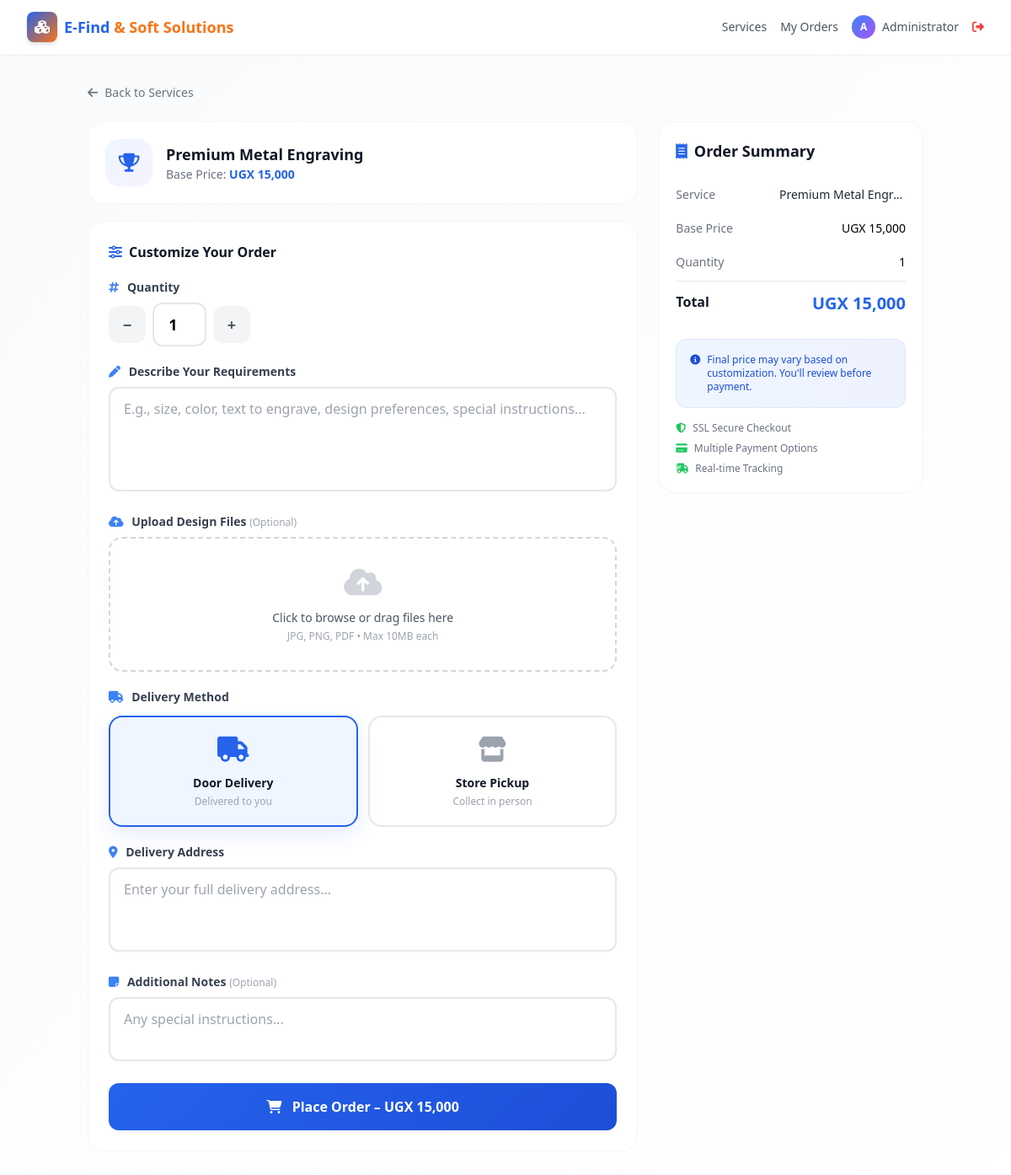
The page /order.php?service=metal-engraving (signed in) on the database its author committed.
### tables this page shows
CREATE TABLE `users` (
  `id` int(11) NOT NULL,
  `name` varchar(255) NOT NULL,
  `email` varchar(255) NOT NULL,
  `password` varchar(255) NOT NULL,
  `phone` varchar(20) DEFAULT NULL,
  `role` enum('customer','admin','delivery') DEFAULT 'customer',
  `avatar` varchar(500) DEFAULT 'default-avatar.png',
  `address` text DEFAULT NULL,
  `city` varchar(100) DEFAULT NULL,
  `is_active` tinyint(1) DEFAULT 1,
  `email_verified_at` timestamp NULL DEFAULT NULL,
  `remember_token` varchar(100) DEFAULT NULL,
  `created_at` timestamp NOT NULL DEFAULT current_timestamp(),
  `updated_at` timestamp NOT NULL DEFAULT current_timestamp() ON UPDATE current_timestamp()
);

CREATE TABLE `services` (
  `id` int(11) NOT NULL,
  `name` varchar(255) NOT NULL,
  `slug` varchar(255) NOT NULL,
  `description` text NOT NULL,
  `long_description` longtext DEFAULT NULL,
  `icon` varchar(10) DEFAULT NULL,
  `image_path` varchar(500) DEFAULT NULL,
  `image` varchar(500) DEFAULT NULL,
  `category` varchar(100) DEFAULT NULL,
  `base_price` decimal(10,2) NOT NULL,
  `features` longtext DEFAULT NULL CHECK (json_valid(`features`)),
  `is_active` tinyint(1) DEFAULT 1,
  `is_featured` tinyint(1) DEFAULT 0,
  `created_at` timestamp NOT NULL DEFAULT current_timestamp(),
  `updated_at` timestamp NOT NULL DEFAULT current_timestamp() ON UPDATE current_timestamp()
);

### includes/Auth.php (called while the page is built, shortened)
<?php
require_once __DIR__ . '/../config/database.php';
require_once 'Session.php';
class Auth {
    private $db;
    public function __construct() {
        $database = new Database();
        $this->db = $database->getConnection();
    }
    public function getCurrentUser() {
        if (Session::isLoggedIn()) {
            $stmt = $this->db->prepare("SELECT * FROM users WHERE id = ?");
            $stmt->execute([Session::get('user_id')]);
            return $stmt->fetch(PDO::FETCH_ASSOC);
        }
        return null;
    }
}
?>

### config/database.php (called while the page is built, shortened)
<?php
class Database {
    private $host;
    private $db_name;
    private $username;
    private $password;
    private $port;
    public function __construct() {
        $this->host = getenv('MYSQLHOST') ?: getenv('DB_HOST') ?: "localhost";
        $this->db_name = getenv('MYSQLDATABASE') ?: getenv('DB_NAME') ?: "e_find_db";
        $this->username = getenv('MYSQLUSER') ?: getenv('DB_USER') ?: "root";
        $this->password = getenv('MYSQLPASSWORD') !== false ? getenv('MYSQLPASSWORD') : (getenv('DB_PASS') !== false ? getenv('DB_PASS') : "");
        $this->port = getenv('MYSQLPORT') ?: getenv('DB_PORT') ?: "3306";
    }
    public function getConnection() {
        $this->conn = null;
        try {
            $this->conn = new PDO(
                "mysql:host=" . $this->host . ";port=" . $this->port . ";dbname=" . $this->db_name . ";charset=utf8mb4",
                $this->username,
                $this->password,
                array(
                    PDO::ATTR_ERRMODE => PDO::ERRMODE_EXCEPTION,
                    PDO::ATTR_DEFAULT_FETCH_MODE => PDO::FETCH_ASSOC
                )
            );
        } catch(PDOException $exception) {
            die("Database Connection Failed: " . $exception->getMessage());
        }
        return $this->conn;
    }
}
?>

### includes/Session.php (called while the page is built, shortened)
<?php
class Session {
    public static function get($key, $default = null) {
        return isset($_SESSION[$key]) ? $_SESSION[$key] : $default;
    }
    public static function has($key) {
        return isset($_SESSION[$key]);
    }
    public static function isLoggedIn() {
        return self::has('user_id');
    }
}
?>

### includes/Service.php (called while the page is built, shortened)
<?php
require_once __DIR__ . '/../config/database.php';
class ServiceManager {
    private $db;
    public function __construct() {
        $database = new Database();
        $this->db = $database->getConnection();
    }
    public function getServiceBySlug($slug) {
        $stmt = $this->db->prepare("SELECT * FROM services WHERE slug = ?");
        $stmt->execute([$slug]);
        return $stmt->fetch(PDO::FETCH_ASSOC);
    }
}

### order.php (the view, shortened to what this page needs)
<?php
require_once 'config/database.php';
require_once 'includes/Session.php';
require_once 'includes/Auth.php';
require_once 'includes/Service.php';
$auth = new Auth();
$user = $auth->getCurrentUser();
$serviceManager = new ServiceManager();
$service = null;
if (isset($_GET['service'])) {
    $service = $serviceManager->getServiceBySlug($_GET['service']);
} elseif (isset($_GET['id'])) {
    $service = $serviceManager->getServiceById($_GET['id']);
}
?>
<!DOCTYPE html>
<html lang="en">
<head>
    <script src="https://cdn.tailwindcss.com"></script>
    <link rel="stylesheet" href="https://cdnjs.cloudflare.com/ajax/libs/font-awesome/6.4.0/css/all.min.css">
    <link href="https://unpkg.com/aos@2.3.1/dist/aos.css" rel="stylesheet">
</head>
<body class="font-inter antialiased bg-gradient-to-br from-gray-50 via-blue-50/20 to-white min-h-screen">
    <nav class="bg-white/90 backdrop-blur-xl shadow-sm border-b border-gray-100/50 sticky top-0 z-50">
        <div class="max-w-7xl mx-auto px-4 sm:px-6 lg:px-8">
            <div class="flex items-center justify-between h-16">
                <a href="index.php" class="flex items-center space-x-2 group">
                    <div class="w-9 h-9 bg-gradient-to-br from-blue-600 to-orange-500 rounded-lg flex items-center justify-center text-white shadow-md group-hover:shadow-lg transition-all duration-300 group-hover:scale-105">
                        <i class="fas fa-cubes"></i>
                    </div>
                    <span class="text-lg font-poppins font-bold">
                        <span class="text-blue-600">E-Find</span>
                        <span class="text-orange-500"> & Soft Solutions</span>
                    </span>
                </a>
                <div class="flex items-center space-x-4">
                    <a href="services.php" class="text-sm text-gray-600 hover:text-blue-600 transition-colors">Services</a>
                    <a href="my-orders.php" class="text-sm text-gray-600 hover:text-blue-600 transition-colors">My Orders</a>
                    <div class="flex items-center space-x-2">
                        <div class="w-7 h-7 bg-gradient-to-br from-blue-500 to-purple-500 rounded-full flex items-center justify-center text-white text-xs font-bold"><?php echo strtoupper(substr($user['name'], 0, 1)); ?></div>
                        <span class="text-sm text-gray-600 hidden sm:inline"><?php echo htmlspecialchars($user['name']); ?></span>
                    </div>
                    <a href="logout.php" class="text-sm text-red-500 hover:text-red-700 transition-colors"><i class="fas fa-sign-out-alt"></i></a>
                </div>
            </div>
        </div>
    </nav>
    <div class="max-w-5xl mx-auto px-4 py-8">
        <a href="services.php" class="back-btn inline-flex items-center text-gray-500 mb-6 text-sm font-medium">
            <i class="fas fa-arrow-left mr-2"></i> Back to Services
        </a>
        <div class="grid lg:grid-cols-3 gap-6">
            <div class="lg:col-span-2 space-y-5" data-aos="fade-up">
                <div class="premium-card p-5">
                    <div class="flex items-center space-x-4">
                        <div class="service-icon-card">
                            <i class="fas <?php echo htmlspecialchars($service['icon'] ?? 'fa-cog'); ?>"></i>
                        </div>
                        <div>
                            <h2 class="font-poppins font-bold text-gray-900 text-lg"><?php echo htmlspecialchars($service['name']); ?></h2>
                            <p class="text-sm text-gray-500">Base Price: <span class="font-bold text-blue-600">UGX <?php echo number_format($service['base_price']); ?></span></p>
                        </div>
                    </div>
                </div>
                <div class="premium-card p-5 lg:p-6">
                    <h3 class="font-poppins font-bold text-gray-900 mb-5 flex items-center">
                        <i class="fas fa-sliders-h mr-2 text-blue-600"></i> Customize Your Order
                    </h3>
                    <form id="orderForm" enctype="multipart/form-data" class="space-y-5">
                        <div>
                            <label class="block text-sm font-semibold text-gray-700 mb-2">
                                <i class="fas fa-hashtag mr-1.5 text-blue-500"></i> Quantity
                            </label>
                            <div class="flex items-center space-x-2">
                                <button type="button" onclick="changeQty(-1)" class="qty-btn w-11 h-11 rounded-xl bg-gray-100 flex items-center justify-center font-bold text-gray-600 text-lg">−</button>
                                <input type="number" id="quantity" name="quantity" min="1" value="1" class="w-16 text-center py-2.5 form-input rounded-xl font-bold text-lg" required>
                                <button type="button" onclick="changeQty(1)" class="qty-btn w-11 h-11 rounded-xl bg-gray-100 flex items-center justify-center font-bold text-gray-600 text-lg">+</button>
                            </div>
                        </div>
                        <div>
                            <label class="block text-sm font-semibold text-gray-700 mb-2">
                                <i class="fas fa-pen mr-1.5 text-blue-500"></i> Describe Your Requirements
                            </label>
                            <textarea name="customization[details]" rows="4" class="w-full px-4 py-3 form-input rounded-xl resize-none text-gray-700" placeholder="E.g., size, color, text to engrave, design preferences, special instructions..."></textarea>
                        </div>
                        <div>
                            <label class="block text-sm font-semibold text-gray-700 mb-2">
                                <i class="fas fa-cloud-upload-alt mr-1.5 text-blue-500"></i> Upload Design Files
                                <span class="text-gray-400 font-normal text-xs">(Optional)</span>
                            </label>
                            <div class="upload-zone rounded-2xl p-8 text-center" id="uploadArea" onclick="document.getElementById('fileInput').click()">
                                <i class="fas fa-cloud-upload-alt text-4xl text-gray-300 mb-3 block"></i>
                                <p class="font-medium text-gray-600 text-sm mb-1">Click to browse or drag files here</p>
                                <p class="text-xs text-gray-400">JPG, PNG, PDF • Max 10MB each</p>
                            </div>
                        </div>
                        <div>
                            <label class="block text-sm font-semibold text-gray-700 mb-3">
                                <i class="fas fa-truck mr-1.5 text-blue-500"></i> Delivery Method
                            </label>
                            <div class="grid grid-cols-2 gap-3">
                                <div class="delivery-card selected rounded-2xl p-5 text-center" id="doorCard" onclick="selectDelivery('door_delivery')">
                                    <i class="fas fa-truck text-3xl mb-3 block"></i>
                                    <p class="font-semibold text-sm text-gray-900">Door Delivery</p>
                                    <p class="text-xs text-gray-400 mt-1">Delivered to you</p>
                                </div>
                                <div class="delivery-card rounded-2xl p-5 text-center" id="pickupCard" onclick="selectDelivery('pickup')">
                                    <i class="fas fa-store text-3xl mb-3 block text-gray-400"></i>
                                    <p class="font-semibold text-sm text-gray-900">Store Pickup</p>
                                    <p class="text-xs text-gray-400 mt-1">Collect in person</p>
                                </div>
                            </div>
                        </div>
                        <div id="addressSection">
                            <label class="block text-sm font-semibold text-gray-700 mb-2">
                                <i class="fas fa-map-marker-alt mr-1.5 text-blue-500"></i> Delivery Address
                            </label>
                            <textarea name="delivery_address" rows="3" class="w-full px-4 py-3 form-input rounded-xl resize-none text-gray-700" placeholder="Enter your full delivery address..."><?php echo htmlspecialchars($user['address'] ?? ''); ?></textarea>
                        </div>
                        <div>
                            <label class="block text-sm font-semibold text-gray-700 mb-2">
                                <i class="fas fa-sticky-note mr-1.5 text-blue-500"></i> Additional Notes
                                <span class="text-gray-400 font-normal text-xs">(Optional)</span>
                            </label>
                            <textarea name="delivery_notes" rows="2" class="w-full px-4 py-3 form-input rounded-xl resize-none text-gray-700" placeholder="Any special instructions..."></textarea>
                        </div>
                        <div>
                            <button type="submit" class="btn-submit w-full py-4 text-white font-semibold rounded-xl text-base relative overflow-hidden" id="submitBtn">
                                <i class="fas fa-shopping-cart mr-2"></i>
                                Place Order – UGX <span id="totalPrice"><?php echo number_format($service['base_price']); ?></span>
                            </button>
                        </div>
                    </form>
                </div>
            </div>
            <div class="lg:col-span-1" data-aos="fade-up" data-aos-delay="150">
                <div class="premium-card summary-card p-5 sticky top-24">
                    <h3 class="font-poppins font-bold text-gray-900 mb-5 flex items-center text-lg">
                        <i class="fas fa-receipt mr-2 text-blue-600"></i> Order Summary
                    </h3>
                    <div class="space-y-1 text-sm">
                        <div class="summary-item flex justify-between">
                            <span class="text-gray-500">Service</span>
                            <span class="font-medium text-right text-gray-800 max-w-[150px] truncate"><?php echo htmlspecialchars($service['name']); ?></span>
                        </div>
                        <div class="summary-item flex justify-between">
                            <span class="text-gray-500">Base Price</span>
                            <span class="font-medium">UGX <?php echo number_format($service['base_price']); ?></span>
                        </div>
                        <div class="summary-item flex justify-between">
                            <span class="text-gray-500">Quantity</span>
                            <span class="font-medium" id="sideQty">1</span>
                        </div>
                        <hr class="my-2">
                        <div class="summary-item flex justify-between text-base">
                            <span class="font-bold text-gray-900">Total</span>
                            <span class="font-bold text-blue-600 text-xl" id="sideTotal">UGX <?php echo number_format($service['base_price']); ?></span>
                        </div>
                    </div>
                    <div class="mt-5 p-4 bg-gradient-to-r from-blue-50 to-indigo-50 rounded-xl border border-blue-100">
                        <p class="text-xs text-blue-700 flex items-start">
                            <i class="fas fa-info-circle mr-2 mt-0.5 flex-shrink-0"></i>
                            <span>Final price may vary based on customization. You'll review before payment.</span>
                        </p>
                    </div>
                    <div class="mt-4 space-y-2">
                        <div class="flex items-center text-xs text-gray-500">
                            <i class="fas fa-shield-alt text-green-500 mr-2"></i> SSL Secure Checkout
                        </div>
                        <div class="flex items-center text-xs text-gray-500">
                            <i class="fas fa-credit-card text-green-500 mr-2"></i> Multiple Payment Options
                        </div>
                        <div class="flex items-center text-xs text-gray-500">
                            <i class="fas fa-truck-fast text-green-500 mr-2"></i> Real-time Tracking
                        </div>
                    </div>
                </div>
            </div>
        </div>
    </div>
</body>
</html>

### rows shown on the page
users: name "A", name "Administrator"
services: name "Premium Metal Engraving", base_price "15,000", name "Premium Metal Engr…"
